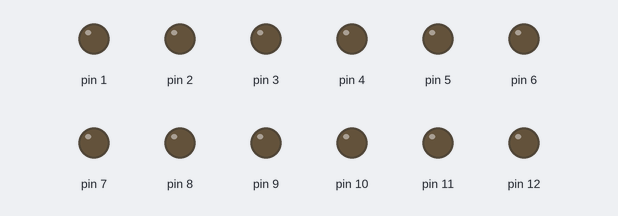
Bench run of a sketch on a simulated Arduino Uno, built with avr-gcc and run on an emulated ATmega328P. Parts: output pins drawn as LEDs (lit = HIGH).

Above: at 0.05 s.
At 4.95 s:
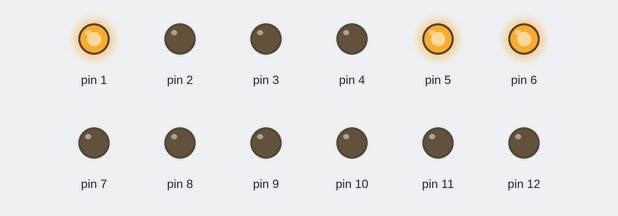
At 9.95 s:
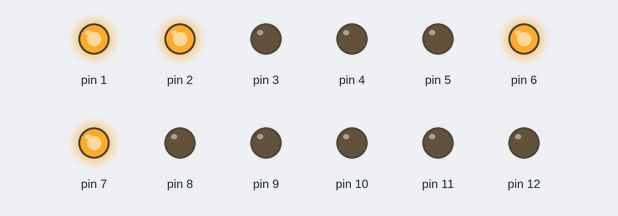
At 19.96 s:
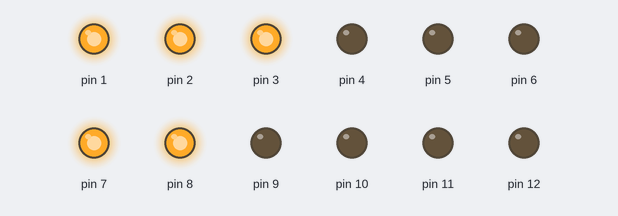
At 29.86 s:
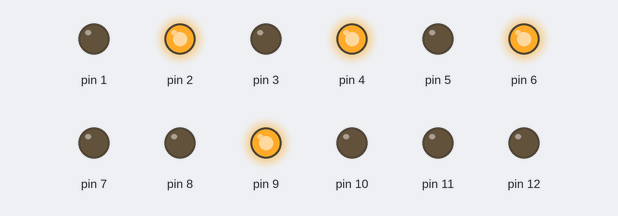
At 39.87 s:
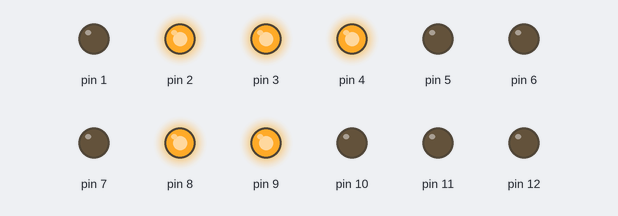
Timing chart, 0 to 40.0 s (numbered marks = the images above):
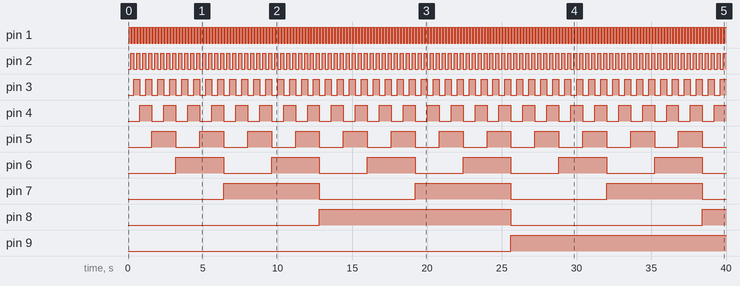

The sketch:

BinaryCounter.ino
```cpp
const int number = 1024;
const int del = 100;

void setup()
{

	for ( int i = 1; i < 13; i++ )
		pinMode(i, OUTPUT);

}

void loop()
{

	for ( int i = 0; i < number; i++ )
	{

		int number = i;
		for ( int j = 1; j < 13; j++ )
		{

			int numValue = number / 2;
			int bitValue = number % 2;
			digitalWrite(j, (bitValue) ? HIGH : LOW);
			number = numValue;

		}
		delay(del);

	}

}
```

Measured:
- by itself, pin 1: alternates HIGH for 0.10 s and LOW for 0.10 s
- by itself, pin 2: alternates HIGH for 0.20 s and LOW for 0.20 s
- by itself, pin 3: alternates HIGH for 0.40 s and LOW for 0.40 s
- by itself, pin 4: alternates HIGH for 0.80 s and LOW for 0.80 s
- by itself, pin 5: alternates HIGH for 1.6 s and LOW for 1.6 s
- by itself, pin 6: alternates HIGH for 3.2 s and LOW for 3.2 s
- by itself, pin 7: alternates HIGH for 6.4 s and LOW for 6.4 s
- by itself, pin 8: LOW → HIGH at 12.8 s, → LOW 12.8 s later, → HIGH 12.8 s later
